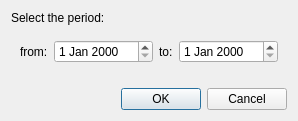
<?xml version="1.0" encoding="UTF-8"?>
<ui version="4.0">
 <class>Dialog</class>
 <widget class="QDialog" name="Dialog">
  <property name="geometry">
   <rect>
    <x>0</x>
    <y>0</y>
    <width>282</width>
    <height>121</height>
   </rect>
  </property>
  <property name="maximumSize">
   <size>
    <width>1000</width>
    <height>1000</height>
   </size>
  </property>
  <property name="windowTitle">
   <string>Remove data</string>
  </property>
  <property name="locale">
   <locale language="English" country="UnitedKingdom"/>
  </property>
  <layout class="QVBoxLayout" name="verticalLayout">
   <item>
    <widget class="QLabel" name="label">
     <property name="text">
      <string>Select the period:</string>
     </property>
    </widget>
   </item>
   <item>
    <widget class="QWidget" name="widget" native="true">
     <layout class="QHBoxLayout" name="horizontalLayout_2">
      <item>
       <widget class="QLabel" name="FROMLBL">
        <property name="text">
         <string>from:</string>
        </property>
       </widget>
      </item>
      <item>
       <widget class="QDateEdit" name="FROMDATE"/>
      </item>
      <item>
       <widget class="QLabel" name="TOLBL">
        <property name="text">
         <string>to:</string>
        </property>
       </widget>
      </item>
      <item>
       <widget class="QDateEdit" name="TODATE"/>
      </item>
      <item>
       <spacer name="horizontalSpacer">
        <property name="orientation">
         <enum>Qt::Horizontal</enum>
        </property>
        <property name="sizeHint" stdset="0">
         <size>
          <width>40</width>
          <height>20</height>
         </size>
        </property>
       </spacer>
      </item>
     </layout>
    </widget>
   </item>
   <item>
    <spacer name="verticalSpacer">
     <property name="orientation">
      <enum>Qt::Vertical</enum>
     </property>
     <property name="sizeHint" stdset="0">
      <size>
       <width>20</width>
       <height>40</height>
      </size>
     </property>
    </spacer>
   </item>
   <item>
    <widget class="QDialogButtonBox" name="buttonBox">
     <property name="orientation">
      <enum>Qt::Horizontal</enum>
     </property>
     <property name="standardButtons">
      <set>QDialogButtonBox::Cancel|QDialogButtonBox::Ok</set>
     </property>
    </widget>
   </item>
  </layout>
 </widget>
 <resources/>
 <connections/>
</ui>
